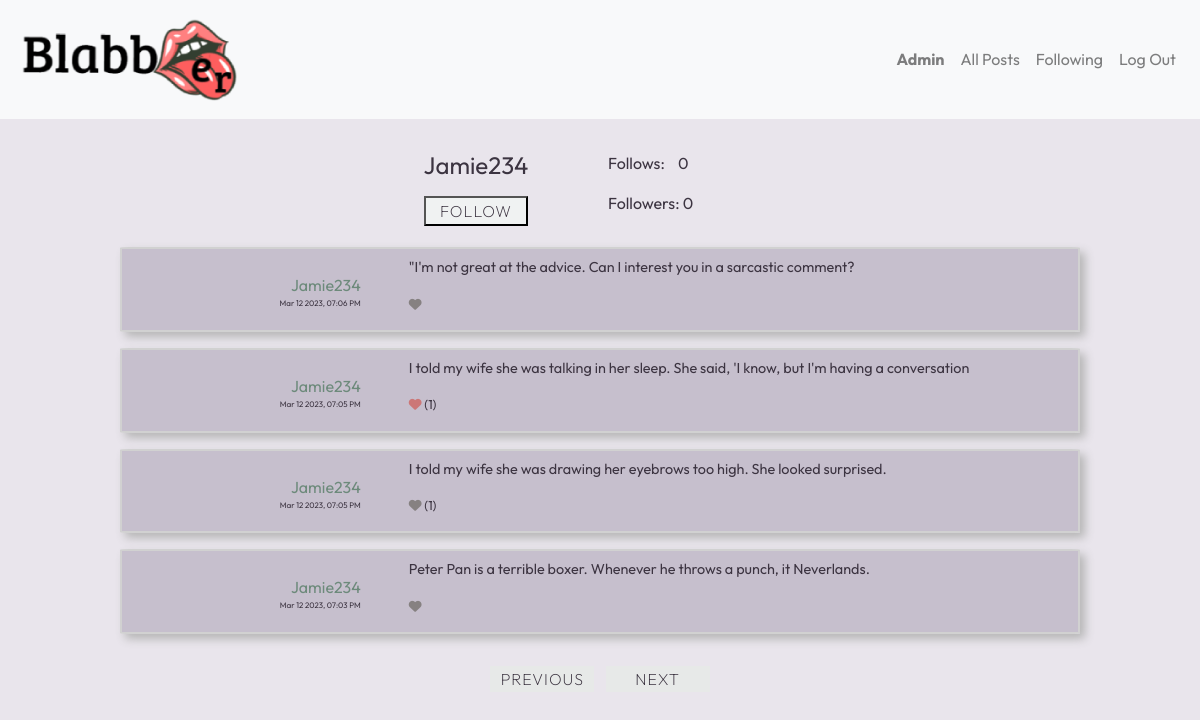
Page /profile/5 (signed in) on the committed database.
### network/models.py (models this page shows)
class User(AbstractUser):
    pass

### network/views.py (the view)
# urls.py: path("profile/<int:user_id>", views.profile, name="profile"),
def profile(request, user_id):
    user = get_object_or_404(User, id=user_id)
    check = False
    if request.user.is_authenticated:
        context = get_posts(1, user, 'Profile', logged_in=True)
        check =  Follow.objects.filter(user = request.user, user_to_follow = user )
        if user_id == request.user.id:
            form = NewPostForm()
            context['form'] = form
    else:
        context = get_posts(1, user, 'Profile', logged_in=False)
    following_count = Follow.objects.filter(user = user).count()
    followers_count = Follow.objects.filter(user_to_follow = user).count()
    context['profile'] = {'userid': user.id, 'username': user.username, 'following_count':following_count, 'followers_count': followers_count}
    if check:
        context['profile']['user_follows']= True
    else:
        context['profile']['user_follows']= False
    return render(request, "network/profile.html", context)

### network/templates/network/profile.html (shortened to what this page needs)
{% extends "network/layout.html" %}
{% block body %}
    <section class="profile-info">
        <div id="profile-name">
            <div>
               <h4> {{profile.username}} </h4>
            </div>
            <div id="follow-button">
                {% if user.is_authenticated %}
                    {% if user.id != profile.userid %}
                        {% if profile.user_follows %}
                            <button class="follow" data-follow-action="Unfollow" data-follow-id="{{profile.userid}}"> Unfollow </button>
                        {% else %}
                            <button class="follow" data-follow-action="Follow" data-follow-id="{{profile.userid}}"> Follow </button>
                        {% endif %}
                    {% endif %}
                {% endif %}
            </div>
        </div>
        <div id="follows-div">
            <p id="following-no">Follows:&nbsp;&nbsp;&nbsp; {%if profile.following_count > 0 %} {{profile.following_count}} {% else %} 0 {% endif %}</p>
            <p id="followers-no">Followers: {%if profile.followers_count > 0 %} {{profile.followers_count}} {% else %} 0 {% endif %} </p>
        </div>
    </section>
    <section class="post-section">
        {% for post in posts %}
            <div class="post-group">
                <div class="left-post">
                    <p><a href="{% url 'profile' user_id=post.userid %}">{{post.username}}</a> </p>
                    <p class="time-post"> {{post.timestamp}}</p>
                </div>
                <div class="right-post">
                    <p class="post-post"> {{post.post}}
                         </p>
                    <p
                    {% if post.user_liked == True %}
                        class="user-liked likes"
                    {% else %}
                        class="user-disliked likes"
                    {% endif %}>
                    <i
                    {% if user.is_authenticated %}
                        class="fa fa-heart like-logged"
                    {% else %}
                        class="fa fa-heart"
                    {% endif %}
                    ></i>
                    <span class="num-likes">{% if post.num_likes > 0 %} ({{post.num_likes}}){% endif %}</span>
                    </p>
                </div>
            </div>
        {% endfor %}
    </section>
    <div class="buttons">
        <button class="load-posts prev-btn" disabled data-page-direction="Previous">Previous</button>
        <button class="load-posts next-btn" {% if next_page == False %} disabled  {% endif %} data-page-direction="Next">Next</button>
    </div>
{% endblock %}

### network/templates/network/layout.html (shortened to what this page needs)
{% load static %}
<!DOCTYPE html>
<html lang="en">
    <head>
        <link rel="stylesheet" href="https://stackpath.bootstrapcdn.com/bootstrap/4.4.1/css/bootstrap.min.css">
        <link href="{% static 'network/styles.css' %}" rel="stylesheet">
    </head>
    <body>
        <nav class="navbar navbar-expand-lg navbar-light bg-light">
            <a class="navbar-brand" href="{% url 'index' %}">
                <img id="logo" src="{% static 'logo.png' %}" alt="Logo">
            </a>
            <div>
              <ul class="navbar-nav mr-auto">
                {% if user.is_authenticated %}
                    <li class="nav-item">
                        <a class="nav-link" href="{% url 'profile' user_id=user.id %}"><strong>{{ user.username }}</strong></a>
                    </li>
                {% endif %}
                <li class="nav-item">
                  <a class="nav-link" href="{% url 'index' %}">All Posts</a>
                </li>
                {% if user.is_authenticated %}
                    <li class="nav-item">
                        <a class="nav-link" href="{% url 'following' %}">Following </a>
                    </li>
                    <li class="nav-item">
                        <a class="nav-link" href="{% url 'logout' %}">Log Out</a>
                    </li>
                {% endif %}
              </ul>
            </div>
          </nav>
        <div class="body">
            {% block body %}
            {% endblock %}
        </div>
    </body>
</html>

### network/static/network/styles.css (style rules this page uses)
.navbar { justify-content: space-between; }
body { background-color: #e9e5ec; color: #3c3441; font-family: "Outfit", sans-serif; font-weight: 400; }
#logo { width: 14rem; }
a { color: #6d8a7b; }
h4, #following-no, #followers-no { font-weight: 400; font-style: bold; }
button { color: #3c3441; background-color: #F0F2F2; text-transform: uppercase; font-weight: 200; letter-spacing: 1px; width: 6.5rem; }
button:disabled { background-color: #e7e9e8; border: none; }
p { display: inline; }
.post-group { display: flex; width: 80vw; margin: auto; margin-top: 1rem; border: 2px solid rgb(209, 209, 209); border-radius: 1%; box-shadow: 5px 5px 10px rgb(182, 182, 182); height: auto; background-color: rgba(191, 184, 199, 0.8235294118); overflow: hidden; }
.post-group .left-post { width: 30%; min-width: 5rem; overflow-x: hidden; text-align: right; padding-right: 3rem; padding-left: 1rem; padding-top: 1.5rem; }
.post-group .left-post .time-post { display: block; font-size: 0.5rem; }
.post-group .right-post { width: 70%; }
.post-group .right-post p { font-size: 0.9rem; display: block; }
.post-group .right-post .post-post { padding-top: 0.5rem; }
.post-group .right-post .likes { font-size: 0.8rem; }
.post-group .right-post .user-liked i { color: rgb(204, 119, 119); }
.post-group .right-post .user-disliked i { color: rgb(134, 129, 129); }
.buttons { text-align: center; }
.buttons .load-posts { margin: 2rem 0.25rem 2rem 0.25rem; }
.profile-info { display: flex; width: 40vw; margin: auto; margin-top: 2rem; }
.profile-info #profile-name { width: 20vw; display: flex; flex-direction: column; align-items: center; }
.profile-info #profile-name #follow-button { margin-top: 0.5rem; }
.profile-info #follows-div { width: 20vw; margin-left: 1rem; }
.profile-info #follows-div p { display: block; }

### rows in the picture
User: username "Admin"
User: username "Jamie234", timestamp "Mar 12 2023, 07:05 PM", post "I told my wife she was talking in her sleep. She said, 'I know, but I'm having a conversation", num_likes "1"

### other values in the picture
{{ post.username }} "Jamie234" "Jamie234" "Jamie234"
{{ post.timestamp }} "Mar 12 2023, 07:06 PM" "Mar 12 2023, 07:05 PM" "Mar 12 2023, 07:03 PM"
{{ post.post }} "\"I'm not great at the advice. Can I interest you in a sarcastic comment?" "I told my wife she was drawing her eyebrows too high. She looked surprised." "Peter Pan is a terrible boxer. Whenever he throws a punch, it Neverlands."
{{ post.num_likes }} "1"
